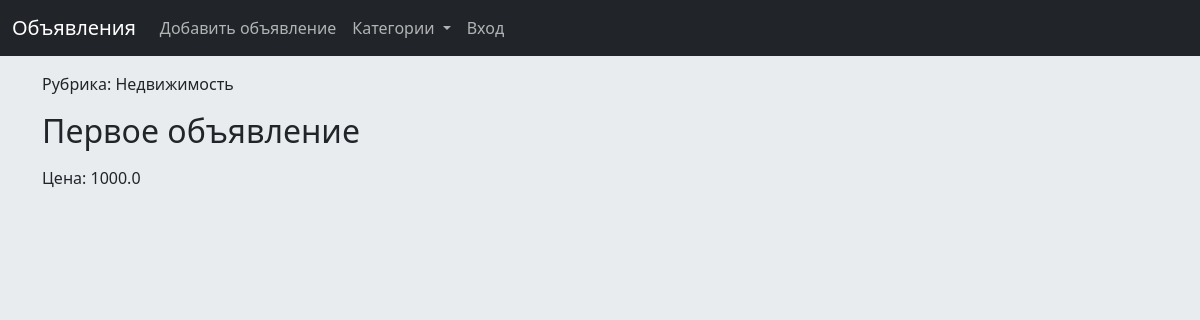
/detail/10/, run on the app's committed database.
### bboardapp/models.py (models this page shows, shortened)
class Bb(models.Model):
    STATUS_CHOICES = [
        ('Go', 'Хорошее'),
        ('No', 'Среднее'),
        ('Bad', 'Плохое'),
    ]
    title = models.CharField(max_length=50, verbose_name='Название')
    text = models.TextField(null=True, blank=True, verbose_name='Описание')
    status = models.CharField(max_length=50, choices=STATUS_CHOICES, default='Go',
                              verbose_name='Состояние')
    price = models.FloatField(null=True, blank=True, verbose_name='Цена')
    published = models.DateTimeField(auto_now_add=True, db_index=True, verbose_name='Опубликовано')
    rubric = models.ForeignKey('Rubric', null=True, on_delete=models.PROTECT,
                               verbose_name='Категория')
    class Meta:
        verbose_name_plural = 'Объявления'
        verbose_name = 'Объявление'
        ordering = ['-published']

class Rubric(models.Model):
    name = models.CharField(max_length=20, db_index=True, verbose_name='Название')
    class Meta:
        verbose_name_plural = 'Категории'
        verbose_name = 'Категория'
        ordering = ['name']

### bboardapp/views.py (the view)
# urls.py: path('detail/<int:pk>/', BbDetailView.as_view(), name='detail'),
class BbDetailView(DetailView):
    model = Bb
    template_name = 'bboardapp/bb_detail.html'
    def get_context_data(self, **kwargs):
        context = super().get_context_data()
        context['rubrics'] = Rubric.objects.all()
        return context

### bboardapp/templates/bboardapp/bb_detail.html (shortened to what this page needs)
{% extends 'layout/base.html' %}
{% block content %}
<p> Рубрика: {{ bb.rubric.name }} </p>
<h2> {{ bb.title }} </h2>
<p> Цена: {{ bb.price }} </p>
{% endblock %}

### data on the page
Bb: rubric.name "Недвижимость", title "Первое объявление", price "1000.0"
